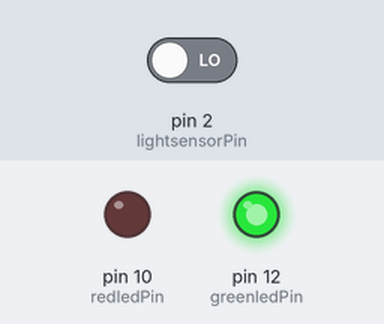
Simulated run of this sketch. Board: Arduino Uno, built with avr-gcc and run on an emulated ATmega328P. Parts: output pins drawn as LEDs (lit = HIGH). The test bench sets the inputs (shaded band); at power-on: pin 2 (lightsensorPin) LOW.

Above: at 1.2 s.
1.3 s: pin 2 (lightsensorPin) driven HIGH
At 2.5 s:
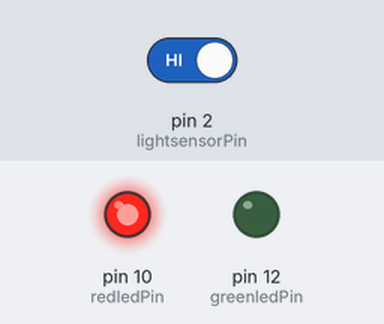
2.8 s: pin 2 (lightsensorPin) driven LOW
At 3.7 s:
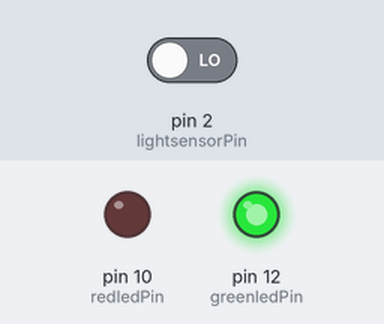
Timing chart, 0 to 5.8 s (numbered marks = the images above; inputs shaded):
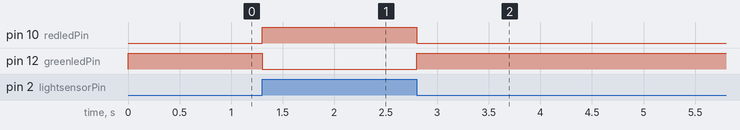

The sketch:

sunrise_sunset_switch.ino
```cpp
/*
 * Sunrise-Sunset Light Switch
 *
 * Turns on and off a light-emitting diode (LED) connected to digital
 * pins 12 and 13 after 10 to 20 seconds, by waving a hand over a photocell
 * attached to pin 2.
 */

 const int lightsensorPin = 2;
 const int redledPin = 10;
 const int greenledPin = 12;
 int sensorState = 0;
void setup() {
  // put your setup code here, to run once:
  pinMode(redledPin, OUTPUT);
  pinMode(greenledPin, OUTPUT);
  pinMode(lightsensorPin, INPUT);
}

void loop() {
  // put your main code here, to run repeatedly:
  sensorState = digitalRead(lightsensorPin);

  if (sensorState == HIGH){
    digitalWrite(redledPin, HIGH);
    digitalWrite(greenledPin, LOW);
  }
  else{
    digitalWrite(redledPin, LOW);
    digitalWrite(greenledPin, HIGH);
  }
}
```

Measured:
- after the input at 1.3 s, pin 10 (redledPin): LOW → HIGH at once; pin 12 (greenledPin): HIGH → LOW at once
- after the input at 2.8 s, pin 10 (redledPin): HIGH → LOW at once; pin 12 (greenledPin): LOW → HIGH at once
